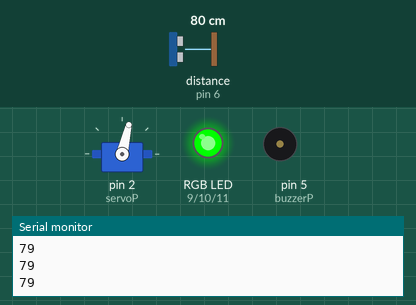
The sketch below on a simulated Arduino Uno, built with avr-gcc and run on an emulated ATmega328P. Parts: servo, an RGB LED mixed from three pins (HIGH = lit), buzzer (waves = sounding), the last lines printed to the serial monitor. Wiring (inferred from the names in the program): ultrasonic range finder: trigger pin 7; echo pin 6. The inputs (shaded band) are chosen by the test bench; at power-on: distance to the obstacle (sensor on pin 6) 80 cm. The echo pulse lasts 58.3 µs per cm; pins used as bus, display or sensor lines are not drawn.

Above: at 1.2 s.
1.3 s: distance to the obstacle (sensor on pin 6) set to 2 cm
At 2.2 s:
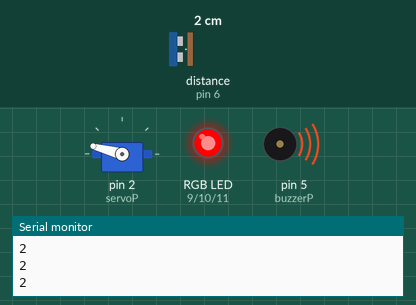
4.3 s: distance to the obstacle (sensor on pin 6) set to 250 cm
At 4.6 s:
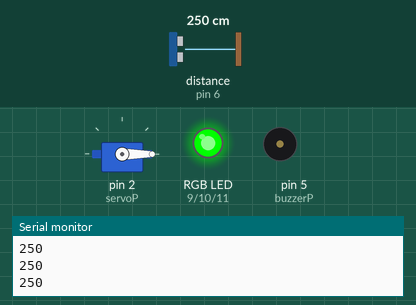
7.3 s: distance to the obstacle (sensor on pin 6) set to 18 cm
At 8.3 s:
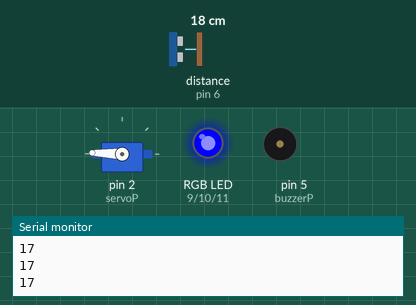
10.3 s: distance to the obstacle (sensor on pin 6) set to 183 cm
At 11.0 s:
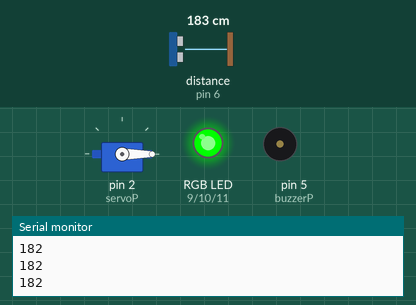
13.3 s: distance to the obstacle (sensor on pin 6) set to 35 cm
16.3 s: distance to the obstacle (sensor on pin 6) set to 60 cm
Timing chart, 0 to 20.3 s (numbered marks = the images above; inputs shaded):
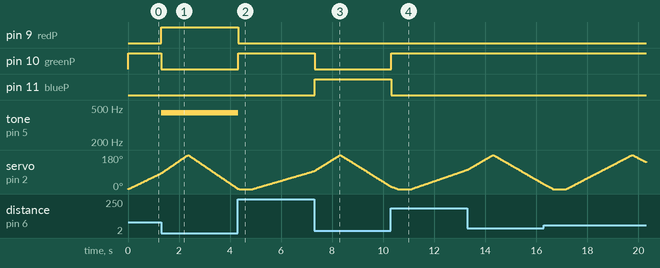

Measured:
- after the input at 1.3 s, pin 9 (redP): LOW → HIGH at once; pin 10 (greenP): HIGH → LOW at once; tone on pin 5 (buzzerP): silent → 440 Hz at once
- after the input at 4.3 s, pin 9 (redP): HIGH → LOW at once; pin 10 (greenP): LOW → HIGH at once
- after the input at 7.3 s, pin 10 (greenP): HIGH → LOW at once; pin 11 (blueP): LOW → HIGH at once
- after the input at 10.3 s, pin 10 (greenP): LOW → HIGH at once; pin 11 (blueP): HIGH → LOW at once

The sketch:

ultrasonic_rgb_microservo_alarm.ino
```cpp
#include <Servo.h>

// micro servo
Servo ms;
byte servoP = 2;
int pos = 0;

// ultrasonic
byte trigP = 7;
byte echoP = 6;

// buzzer
byte buzzerP = 5;

// rgb led
byte redP = 9;
byte greenP = 10;
byte blueP = 11;

void setup()
{
  Serial.begin(9600);

  ms.attach(servoP);

  pinMode(trigP, OUTPUT);
  pinMode(echoP, INPUT);

  pinMode(buzzerP, OUTPUT);

  pinMode(redP, OUTPUT);
  pinMode(greenP, OUTPUT);
  pinMode(blueP, OUTPUT);

}

void loop()
{
  for (pos = 0; pos <= 180; pos ++) {
    ms.write(pos);
    delay(10);
    detect();
  }

  for (pos = 180; pos >= 0; pos --) {
    ms.write(pos);
    delay(10);
    detect();
  }
  delay(500);
}

void detect(){

  digitalWrite(trigP, LOW);
  delayMicroseconds(2);
  digitalWrite(trigP, HIGH);
  delayMicroseconds(10);
  digitalWrite(trigP, LOW);

  // Reads the echoPin, returns the sound wave travel time in microseconds
  long dur = pulseIn(echoP, HIGH);

  // Convert the time into a distance (cm)
  long distcm = (dur/2)/29.1;

  if(distcm < 10){
    tone(buzzerP, 440, 300);
    analogWrite(redP, 255);
    analogWrite(greenP, 0);
    analogWrite(blueP, 0);

  }

   else if(distcm >= 10 && distcm <= 30){
    noTone(buzzerP);
    analogWrite(redP, 0);
    analogWrite(greenP, 0);
    analogWrite(blueP, 255);
  }

  else {
    noTone(buzzerP);
    analogWrite(redP, 0);
    analogWrite(greenP, 255);
    analogWrite(blueP, 0);
  }

  Serial.println(distcm);

}
```
